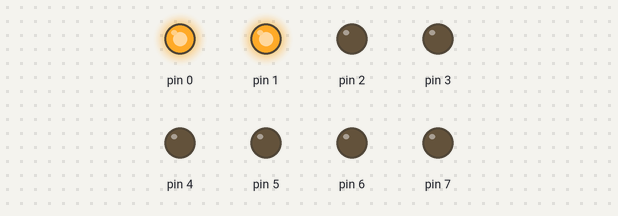
This sketch was run on a simulated Arduino Uno, built with avr-gcc and run on an emulated ATmega328P. On the bench: output pins drawn as LEDs (lit = HIGH).

Above: at 0.02 s.
At 0.67 s:
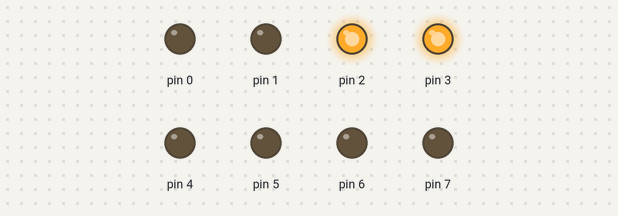
At 1.32 s:
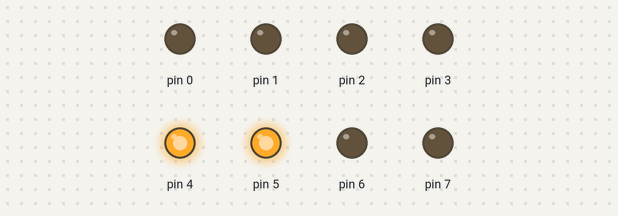
At 1.97 s:
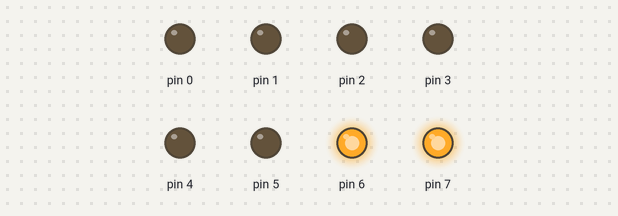
At 2.65 s:
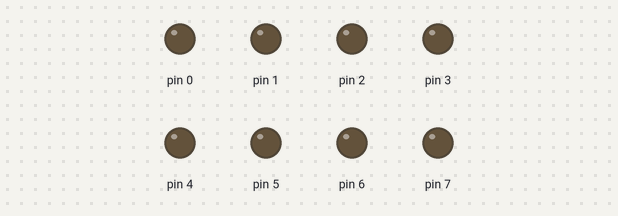
Timing chart, 0 to 3.0 s (numbered marks = the images above):
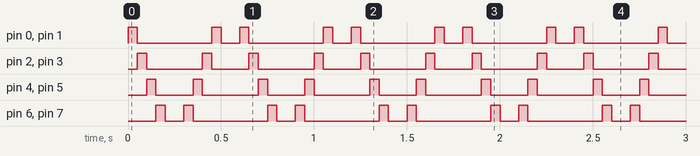

The sketch:

______4.ino
```cpp
void setup() {
 DDRD |= B11111111;
}
void loop() {
PORTD = B00000011;
delay (50);
 for(int i=0;i<=4;i++){
 PORTD = PORTD<<2;
 delay(50);
 }
 PORTD = B11000000;
delay (50);
 for(int i=0;i<=4;i++){
 PORTD = PORTD>>2;
 delay(50);
 }
}
```

Measured:
- by itself, pin 0, pin 1: repeats every 0.60 s: LOW 0.40 s, HIGH 0.05 s, LOW 0.10 s, HIGH 0.05 s
- by itself, pin 2, pin 3: repeats every 0.60 s: LOW 0.30 s, HIGH 0.05 s, LOW 0.20 s, HIGH 0.05 s
- by itself, pin 4, pin 5: repeats every 0.60 s: LOW 0.20 s, HIGH 0.05 s, LOW 0.30 s, HIGH 0.05 s
- by itself, pin 6, pin 7: repeats every 0.60 s: LOW 0.10 s, HIGH 0.05 s, LOW 0.40 s, HIGH 0.05 s
